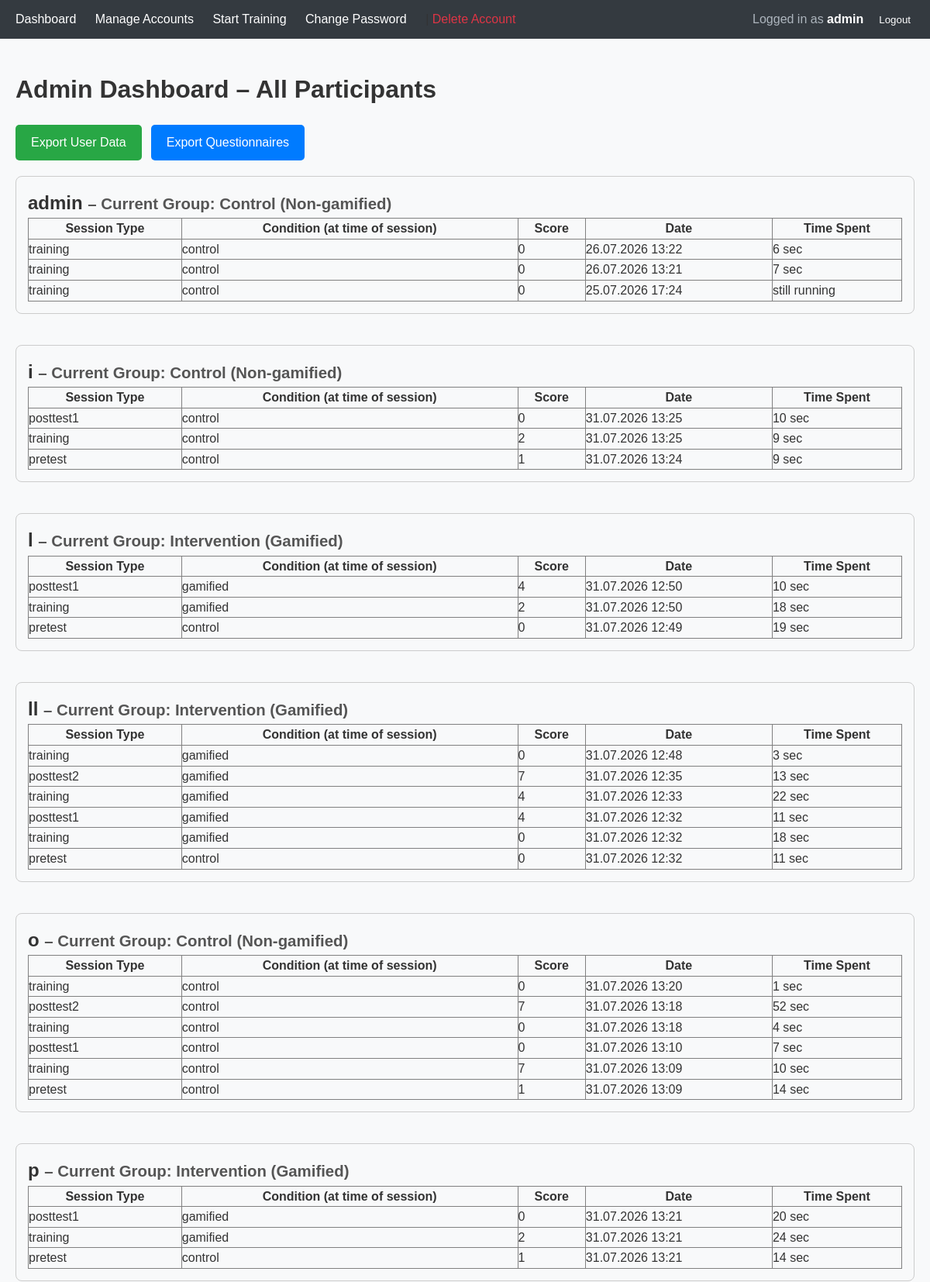
The page /dashboard/ (signed in, upper part) on the database its author committed.
### tests/models.py (models this page shows, shortened)
class TestSession(models.Model):
    user = models.ForeignKey(settings.AUTH_USER_MODEL, on_delete=models.CASCADE)
    session_type = models.CharField(max_length=20, choices=[
        ('pretest', 'Pretest'),
        ('training', 'Training'),
        ('posttest', 'Posttest')
    ])
    condition = models.CharField(max_length=20, choices=[('gamified', 'Gamified'), ('control', 'Control')])
    start_time = models.DateTimeField(auto_now_add=True)
    end_time = models.DateTimeField(null=True, blank=True)
    score = models.IntegerField(default=0)
    total_time_seconds = models.IntegerField(null=True, blank=True)
    responses = models.JSONField(default=dict)  # e.g., {"item_123": {"answer": "B", "time": 45, "correct": True}}
    items = models.ManyToManyField(RPMItem)
    longest_streak = models.PositiveIntegerField(default=0)
    answered_count = models.PositiveIntegerField(default=0)
    class Meta:
        ordering = ['-start_time']

### core/views.py (the view)
# urls.py: path('dashboard/', views.researcher_dashboard, name='dashboard'),      # Smart dashboard
@login_required
def researcher_dashboard(request):
    if request.user.is_staff:
        all_sessions = TestSession.objects.select_related('user', 'user__profile').order_by('user__username', '-start_time')
        sessions_by_user = defaultdict(list)
        for session in all_sessions:
            sessions_by_user[session.user].append(session)
        return render(request, 'core/admin_dashboard.html', {
            'sessions_by_user': dict(sessions_by_user)
        })
    if hasattr(request.user, 'profile') and request.user.profile.condition == 'gamified':
        return redirect('core:user_dashboard')
    return redirect('tests:start_training_page')

### core/templates/core/admin_dashboard.html
{% extends 'base.html' %}
{% block content %}
<div style="display: flex; justify-content: space-between; align-items: center; margin-bottom: 20px;">
    <h1>Admin Dashboard – All Participants</h1>
</div>
<div style="display: flex; gap: 12px; margin-bottom: 20px;">
    <a href="{% url 'core:export_data' %}"
       style="padding: 10px 20px; background-color: #28a745; color: white; text-decoration: none; border-radius: 5px;">
        Export User Data
    </a>
    <a href="{% url 'core:export_questionnaires' %}"
       style="padding: 10px 20px; background-color: #007bff; color: white; text-decoration: none; border-radius: 5px;">
        Export Questionnaires
    </a>
</div>
{% for user, sessions in sessions_by_user.items %}
    <div style="margin-bottom: 40px; border: 1px solid #ccc; padding: 15px; border-radius: 8px;">
        <h2>
            {{ user.username }}
            <small style="font-size: 0.85em; color: #555;">
                – Current Group:
                <strong>
                    {% if user.profile.condition == 'gamified' %}
                        Intervention (Gamified)
                    {% else %}
                        Control (Non-gamified)
                    {% endif %}
                </strong>
            </small>
        </h2>
        <table border="1" style="width:100%; border-collapse: collapse;">
            <thead>
                <tr>
                    <th>Session Type</th>
                    <th>Condition (at time of session)</th>
                    <th>Score</th>
                    <th>Date</th>
                    <th>Time Spent</th>
                </tr>
            </thead>
            <tbody>
                {% for s in sessions %}
                <tr>
                    <td>{{ s.session_type }}</td>
                    <td>{{ s.condition }}</td>
                    <td>{{ s.score }}</td>
                    <td>{{ s.start_time|date:"d.m.Y H:i" }}</td>
                    <td>
                        {% if s.total_time_seconds %}
                            {{ s.total_time_seconds }} sec
                        {% else %}
                            still running
                        {% endif %}
                    </td>
                </tr>
                {% empty %}
                <tr><td colspan="4">No sessions yet</td></tr>
                {% endfor %}
            </tbody>
        </table>
    </div>
{% empty %}
    <p>No participants have started yet.</p>
{% endfor %}
{% endblock %}

### templates/base.html (shortened to what this page needs)
<!DOCTYPE html>
<html lang="en">
<head>
    {% load static %}
    <link rel="stylesheet" href="{% static 'css/style.css' %}">
</head>
<body>
    <nav style="display: flex; justify-content: space-between; align-items: center; background-color: #343a40; padding: 12px 20px;">
    <div>
    {% if user.is_authenticated %}
        {% if user.is_staff %}
            <a href="{% url 'core:dashboard' %}">Dashboard</a>
            <a href="/admin/">Manage Accounts</a>
        {% elif user.profile.condition == 'gamified' %}
            <a href="{% url 'core:dashboard' %}">Dashboard</a>
        {% endif %}
        <a href="{% url 'tests:start_training_page' %}">Start Training</a>
        <a href="{% url 'users:change_password' %}">Change Password</a> |
        <a href="{% url 'users:delete_account' %}" style="color: #dc3545;">Delete Account</a>
    {% else %}
        <a href="{% url 'login' %}">Login</a>
        <a href="{% url 'users:register' %}">Register</a>
    {% endif %}
    </div>
    <div style="display: flex; align-items: center; gap: 15px;">
        {% if user.is_authenticated %}
            <span style="color: #adb5bd;">
                Logged in as <strong style="color: white;">{{ user.username }}</strong>
            </span>
            <form method="post" action="{% url 'logout' %}" style="display:inline; margin:0;">
                <button type="submit" style="background:none; border:none; color:white; cursor:pointer; padding:0;">
                    Logout
                </button>
            </form>
        {% endif %}
    </div>
    </nav>
    <div class="container">
        {% block content %}{% endblock %}
    </div>
</body>
</html>

### static/css/style.css (style rules this page uses)
* { margin: 0; padding: 0; box-sizing: border-box; }
body { font-family: Arial, sans-serif; line-height: 1.6; background-color: #f8f9fa; color: #333; }
.container { max-width: 1200px; margin: 0 auto; padding: 20px; }
nav { background-color: #343a40; padding: 15px; margin-bottom: 20px; }
nav a { color: white; margin-right: 20px; text-decoration: none; }
button { padding: 10px 20px; margin: 5px; background-color: #007bff; color: white; border: none; border-radius: 4px; cursor: pointer; }

### rows shown on the page
TestSession: session_type "training", condition "control", score "0", start_time "26.07.2026 13:22", total_time_seconds "6"
TestSession: session_type "training", condition "control", score "0", start_time "26.07.2026 13:21", total_time_seconds "7"
TestSession: session_type "training", condition "control", score "0", start_time "25.07.2026 17:24", shows "still running"
TestSession: session_type "posttest1", condition "control", score "0", start_time "31.07.2026 13:25", total_time_seconds "10"
TestSession: session_type "training", condition "control", score "2", start_time "31.07.2026 13:25", total_time_seconds "9"
TestSession: session_type "pretest", condition "control", score "1", start_time "31.07.2026 13:24", total_time_seconds "9"
TestSession: session_type "posttest1", condition "gamified", score "4", start_time "31.07.2026 12:50", total_time_seconds "10"
TestSession: session_type "training", condition "gamified", score "2", start_time "31.07.2026 12:50", total_time_seconds "18"
TestSession: session_type "pretest", condition "control", score "0", start_time "31.07.2026 12:49", total_time_seconds "19"
TestSession: session_type "training", condition "gamified", score "0", start_time "31.07.2026 12:48", total_time_seconds "3"
TestSession: session_type "posttest2", condition "gamified", score "7", start_time "31.07.2026 12:35", total_time_seconds "13"
TestSession: session_type "training", condition "gamified", score "4", start_time "31.07.2026 12:33", total_time_seconds "22"
TestSession: session_type "posttest1", condition "gamified", score "4", start_time "31.07.2026 12:32", total_time_seconds "11"
TestSession: session_type "training", condition "gamified", score "0", start_time "31.07.2026 12:32", total_time_seconds "18"
TestSession: session_type "pretest", condition "control", score "0", start_time "31.07.2026 12:32", total_time_seconds "11"
TestSession: session_type "training", condition "control", score "0", start_time "31.07.2026 13:20", total_time_seconds "1"
TestSession: session_type "posttest2", condition "control", score "7", start_time "31.07.2026 13:18", total_time_seconds "52"
TestSession: session_type "training", condition "control", score "0", start_time "31.07.2026 13:18", total_time_seconds "4"
TestSession: session_type "posttest1", condition "control", score "0", start_time "31.07.2026 13:10", total_time_seconds "7"
TestSession: session_type "training", condition "control", score "7", start_time "31.07.2026 13:09", total_time_seconds "10"
TestSession: session_type "pretest", condition "control", score "1", start_time "31.07.2026 13:09", total_time_seconds "14"
TestSession: session_type "posttest1", condition "gamified", score "0", start_time "31.07.2026 13:21", total_time_seconds "20"
TestSession: session_type "training", condition "gamified", score "2", start_time "31.07.2026 13:21", total_time_seconds "24"
TestSession: session_type "pretest", condition "control", score "1", start_time "31.07.2026 13:21", total_time_seconds "14"

### other values the page prints
{{ user.username }} "admin"
{{ user.username }} "i"
{{ user.username }} "l"
{{ user.username }} "ll"
{{ user.username }} "o"
{{ user.username }} "p"
